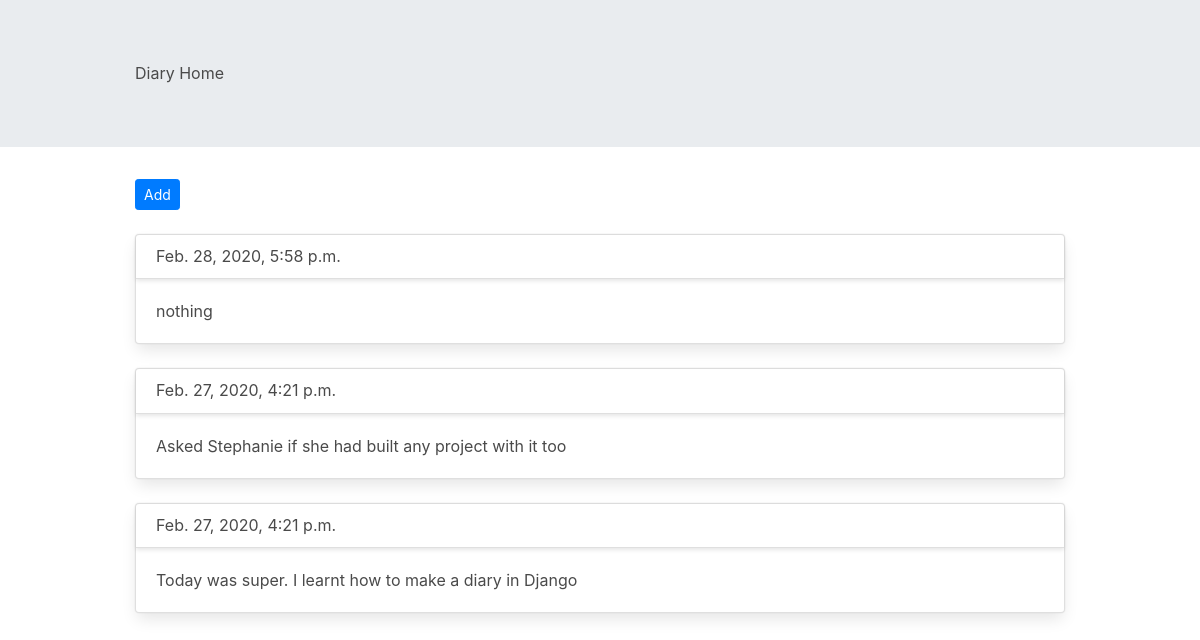
/home/, run on the app's committed database.
### book/models.py (models this page shows, shortened)
class Entry(models.Model):
    text = models.TextField(null=False, blank=False)
    date_added = models.DateTimeField(auto_now_add=True)

### book/views.py (the view)
# urls.py: path('home/', views.home, name="home"),
def home(request):
    enties = Entry.objects.order_by('-date_added')
    return render(request, "book/index.html", {"entries": enties})

### book/templates/book/index.html
{% extends 'book/base.html' %}
{%block context%}
<div class="jumbotron jumbotron-fluid">
    <div class="container">
        <h1>Diary Home</h1>
    </div>
</div>
<div class="container">
    <a href="{% url 'add'%}" class="btn btn-sm btn-primary">Add</a>
    <br>
    <br>
    {% for en in entries%}
    <div class="card">
        <div class="card-header">
            <h4>{{en.date_added}}</h4>
        </div>
        <div class="card-body">
            {{ en.text }}
        </div>
    </div>
    <br>
    {%endfor%}
</div>
{%endblock%}

### book/templates/book/base.html (shortened to what this page needs)
<!DOCTYPE html>
<html lang="en">
<head>
    <link href="https://stackpath.bootstrapcdn.com/bootstrap/4.4.1/css/bootstrap.min.css" rel="stylesheet"
>
    <link rel="stylesheet" href="https://cdn.jsdelivr.net/npm/bulma@0.8.0/css/bulma.min.css">
</head>
<body>
    {%block context%}
    {%endblock%}
</body>
</html>

### data on the page
Entry: date_added "Feb. 28, 2020, 5:58 p.m.", text "nothing"
Entry: date_added "Feb. 27, 2020, 4:21 p.m.", text "Asked Stephanie if she had built any project with it too"
Entry: date_added "Feb. 27, 2020, 4:21 p.m.", text "Today was super. I learnt how to make a diary in Django"
